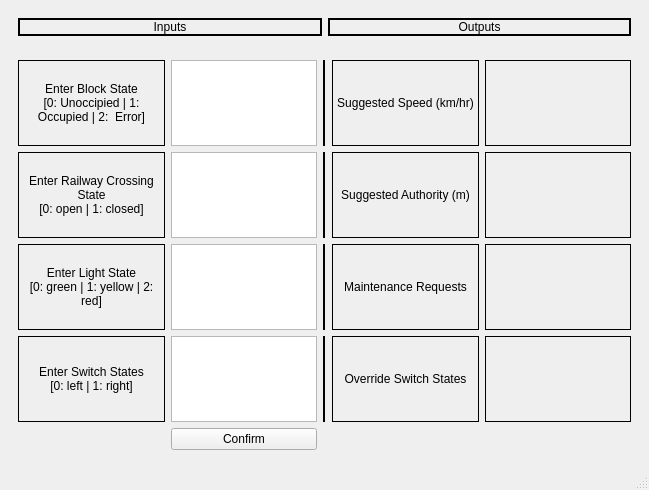
<?xml version="1.0" encoding="UTF-8"?>
<ui version="4.0">
 <class>ctc_TestBench</class>
 <widget class="QMainWindow" name="ctc_TestBench">
  <property name="geometry">
   <rect>
    <x>0</x>
    <y>0</y>
    <width>649</width>
    <height>490</height>
   </rect>
  </property>
  <property name="windowTitle">
   <string>MainWindow</string>
  </property>
  <widget class="QWidget" name="centralwidget">
   <layout class="QVBoxLayout" name="verticalLayout_2">
    <item>
     <widget class="QWidget" name="widget" native="true">
      <layout class="QHBoxLayout" name="horizontalLayout_3">
       <item>
        <layout class="QHBoxLayout" name="horizontalLayout_2" stretch="1,1">
         <item>
          <widget class="QLabel" name="label">
           <property name="frameShape">
            <enum>QFrame::Box</enum>
           </property>
           <property name="lineWidth">
            <number>2</number>
           </property>
           <property name="text">
            <string>Inputs</string>
           </property>
           <property name="textFormat">
            <enum>Qt::AutoText</enum>
           </property>
           <property name="alignment">
            <set>Qt::AlignCenter</set>
           </property>
          </widget>
         </item>
         <item>
          <widget class="QLabel" name="label_2">
           <property name="frameShape">
            <enum>QFrame::Box</enum>
           </property>
           <property name="lineWidth">
            <number>2</number>
           </property>
           <property name="text">
            <string>Outputs</string>
           </property>
           <property name="textFormat">
            <enum>Qt::AutoText</enum>
           </property>
           <property name="alignment">
            <set>Qt::AlignCenter</set>
           </property>
          </widget>
         </item>
        </layout>
       </item>
      </layout>
     </widget>
    </item>
    <item>
     <widget class="QWidget" name="widget_2" native="true">
      <layout class="QGridLayout" name="gridLayout_2">
       <item row="0" column="0">
        <layout class="QGridLayout" name="gridLayout_8" rowstretch="1,1,1,1,0" columnstretch="5,5,1,5,5,0">
         <item row="0" column="3">
          <widget class="QLabel" name="label_30">
           <property name="frameShape">
            <enum>QFrame::Box</enum>
           </property>
           <property name="text">
            <string>Suggested Speed (km/hr)</string>
           </property>
           <property name="alignment">
            <set>Qt::AlignCenter</set>
           </property>
          </widget>
         </item>
         <item row="1" column="2">
          <widget class="Line" name="line_8">
           <property name="frameShadow">
            <enum>QFrame::Plain</enum>
           </property>
           <property name="lineWidth">
            <number>2</number>
           </property>
           <property name="orientation">
            <enum>Qt::Vertical</enum>
           </property>
          </widget>
         </item>
         <item row="3" column="4">
          <widget class="QLabel" name="tb_out_switch_states">
           <property name="frameShape">
            <enum>QFrame::Box</enum>
           </property>
           <property name="text">
            <string/>
           </property>
          </widget>
         </item>
         <item row="0" column="0">
          <widget class="QLabel" name="label_28">
           <property name="sizePolicy">
            <sizepolicy hsizetype="Preferred" vsizetype="Minimum">
             <horstretch>0</horstretch>
             <verstretch>0</verstretch>
            </sizepolicy>
           </property>
           <property name="font">
            <font>
             <kerning>true</kerning>
            </font>
           </property>
           <property name="frameShape">
            <enum>QFrame::Box</enum>
           </property>
           <property name="text">
            <string>Enter Block State
[0: Unoccipied | 1:  Occupied | 2:  Error]</string>
           </property>
           <property name="alignment">
            <set>Qt::AlignCenter</set>
           </property>
           <property name="wordWrap">
            <bool>true</bool>
           </property>
          </widget>
         </item>
         <item row="1" column="3">
          <widget class="QLabel" name="label_8">
           <property name="frameShape">
            <enum>QFrame::Box</enum>
           </property>
           <property name="text">
            <string>Suggested Authority (m)</string>
           </property>
           <property name="alignment">
            <set>Qt::AlignCenter</set>
           </property>
          </widget>
         </item>
         <item row="3" column="3">
          <widget class="QLabel" name="label_22">
           <property name="frameShape">
            <enum>QFrame::Box</enum>
           </property>
           <property name="text">
            <string>Override Switch States</string>
           </property>
           <property name="alignment">
            <set>Qt::AlignCenter</set>
           </property>
          </widget>
         </item>
         <item row="1" column="1">
          <widget class="QTextEdit" name="tb_in_crossing_states">
           <property name="sizePolicy">
            <sizepolicy hsizetype="Preferred" vsizetype="Preferred">
             <horstretch>0</horstretch>
             <verstretch>0</verstretch>
            </sizepolicy>
           </property>
          </widget>
         </item>
         <item row="3" column="2">
          <widget class="Line" name="line_5">
           <property name="frameShadow">
            <enum>QFrame::Plain</enum>
           </property>
           <property name="lineWidth">
            <number>2</number>
           </property>
           <property name="orientation">
            <enum>Qt::Vertical</enum>
           </property>
          </widget>
         </item>
         <item row="1" column="0">
          <widget class="QLabel" name="label_25">
           <property name="sizePolicy">
            <sizepolicy hsizetype="Preferred" vsizetype="Minimum">
             <horstretch>0</horstretch>
             <verstretch>0</verstretch>
            </sizepolicy>
           </property>
           <property name="frameShape">
            <enum>QFrame::Box</enum>
           </property>
           <property name="text">
            <string>Enter Railway Crossing State
[0: open | 1: closed]</string>
           </property>
           <property name="alignment">
            <set>Qt::AlignCenter</set>
           </property>
           <property name="wordWrap">
            <bool>true</bool>
           </property>
          </widget>
         </item>
         <item row="2" column="2">
          <widget class="Line" name="line_6">
           <property name="frameShadow">
            <enum>QFrame::Plain</enum>
           </property>
           <property name="lineWidth">
            <number>2</number>
           </property>
           <property name="orientation">
            <enum>Qt::Vertical</enum>
           </property>
          </widget>
         </item>
         <item row="2" column="4">
          <widget class="QLabel" name="tb_out_maintenance">
           <property name="frameShape">
            <enum>QFrame::Box</enum>
           </property>
           <property name="text">
            <string/>
           </property>
          </widget>
         </item>
         <item row="0" column="4">
          <widget class="QLabel" name="tb_out_speed">
           <property name="frameShape">
            <enum>QFrame::Box</enum>
           </property>
           <property name="text">
            <string/>
           </property>
          </widget>
         </item>
         <item row="3" column="0">
          <widget class="QLabel" name="label_16">
           <property name="sizePolicy">
            <sizepolicy hsizetype="Preferred" vsizetype="Minimum">
             <horstretch>0</horstretch>
             <verstretch>0</verstretch>
            </sizepolicy>
           </property>
           <property name="frameShape">
            <enum>QFrame::Box</enum>
           </property>
           <property name="text">
            <string>Enter Switch States
[0: left | 1: right]</string>
           </property>
           <property name="alignment">
            <set>Qt::AlignCenter</set>
           </property>
           <property name="wordWrap">
            <bool>true</bool>
           </property>
          </widget>
         </item>
         <item row="2" column="3">
          <widget class="QLabel" name="label_13">
           <property name="frameShape">
            <enum>QFrame::Box</enum>
           </property>
           <property name="text">
            <string>Maintenance Requests</string>
           </property>
           <property name="alignment">
            <set>Qt::AlignCenter</set>
           </property>
          </widget>
         </item>
         <item row="0" column="2">
          <widget class="Line" name="line_7">
           <property name="frameShadow">
            <enum>QFrame::Plain</enum>
           </property>
           <property name="lineWidth">
            <number>2</number>
           </property>
           <property name="orientation">
            <enum>Qt::Vertical</enum>
           </property>
          </widget>
         </item>
         <item row="2" column="1">
          <widget class="QTextEdit" name="tb_in_light_states">
           <property name="sizePolicy">
            <sizepolicy hsizetype="Preferred" vsizetype="Preferred">
             <horstretch>0</horstretch>
             <verstretch>0</verstretch>
            </sizepolicy>
           </property>
          </widget>
         </item>
         <item row="1" column="4">
          <widget class="QLabel" name="tb_out_authority">
           <property name="frameShape">
            <enum>QFrame::Box</enum>
           </property>
           <property name="text">
            <string/>
           </property>
          </widget>
         </item>
         <item row="3" column="1">
          <widget class="QTextEdit" name="tb_in_switch_states">
           <property name="sizePolicy">
            <sizepolicy hsizetype="Preferred" vsizetype="Preferred">
             <horstretch>0</horstretch>
             <verstretch>0</verstretch>
            </sizepolicy>
           </property>
          </widget>
         </item>
         <item row="2" column="0">
          <widget class="QLabel" name="label_7">
           <property name="sizePolicy">
            <sizepolicy hsizetype="Preferred" vsizetype="Minimum">
             <horstretch>0</horstretch>
             <verstretch>0</verstretch>
            </sizepolicy>
           </property>
           <property name="frameShape">
            <enum>QFrame::Box</enum>
           </property>
           <property name="text">
            <string>Enter Light State
[0: green | 1: yellow | 2: red]</string>
           </property>
           <property name="alignment">
            <set>Qt::AlignCenter</set>
           </property>
           <property name="wordWrap">
            <bool>true</bool>
           </property>
          </widget>
         </item>
         <item row="0" column="1">
          <widget class="QTextEdit" name="tb_in_block_states">
           <property name="sizePolicy">
            <sizepolicy hsizetype="Preferred" vsizetype="Preferred">
             <horstretch>0</horstretch>
             <verstretch>0</verstretch>
            </sizepolicy>
           </property>
          </widget>
         </item>
         <item row="4" column="1">
          <widget class="QPushButton" name="tb_in_confirm_vals">
           <property name="text">
            <string>Confirm</string>
           </property>
          </widget>
         </item>
        </layout>
       </item>
      </layout>
     </widget>
    </item>
   </layout>
  </widget>
  <widget class="QMenuBar" name="menubar">
   <property name="geometry">
    <rect>
     <x>0</x>
     <y>0</y>
     <width>649</width>
     <height>21</height>
    </rect>
   </property>
  </widget>
  <widget class="QStatusBar" name="statusbar"/>
 </widget>
 <resources/>
 <connections/>
</ui>
